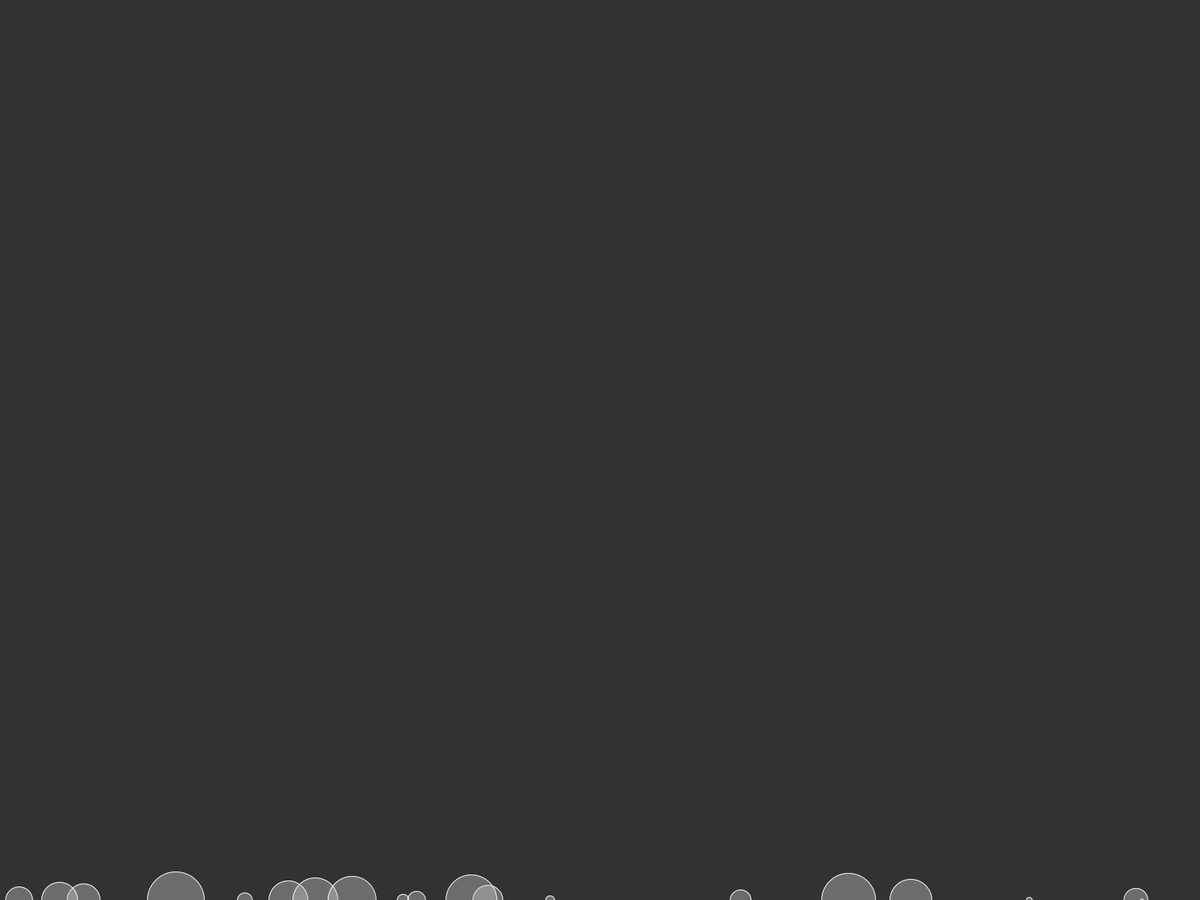
Frame 1 (no input)
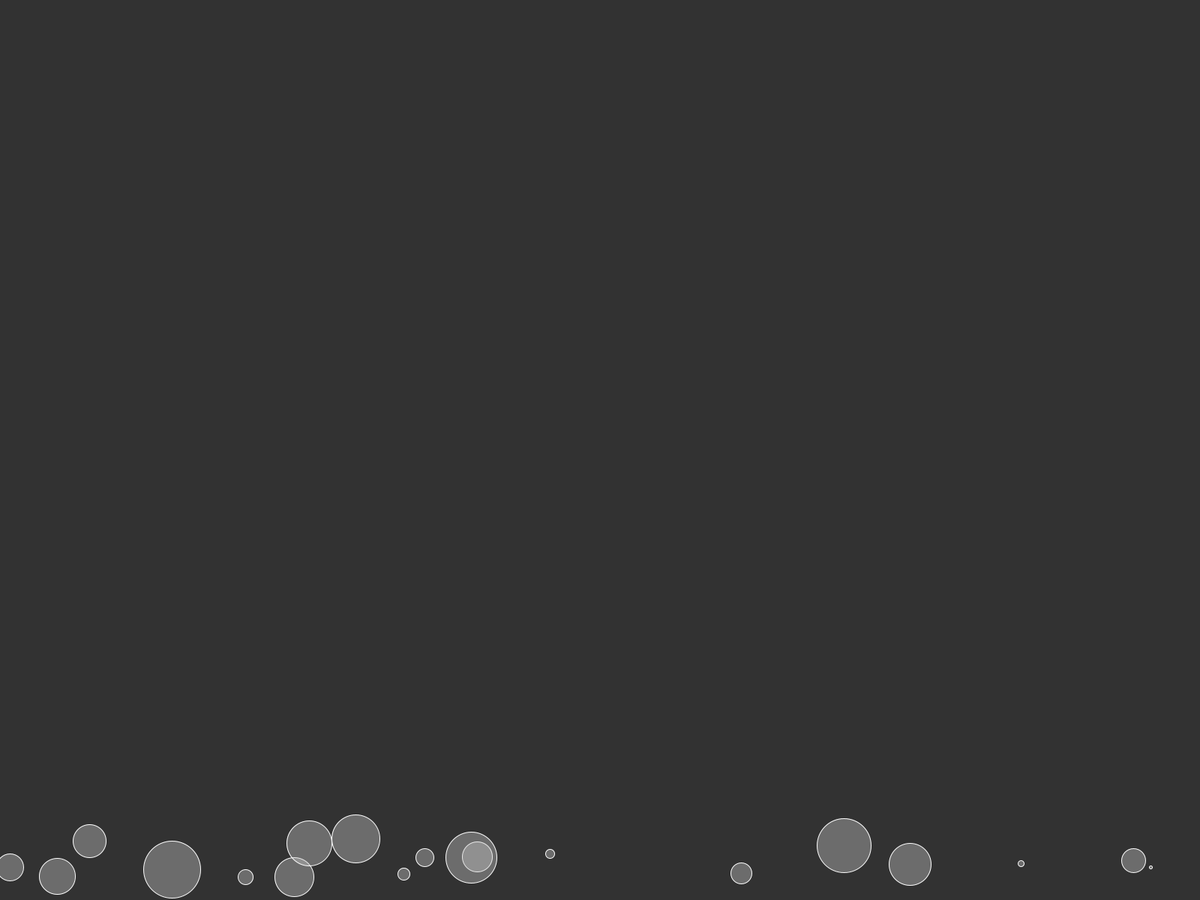
Frame 60 (the mouse pressed at the canvas centre just before this capture)
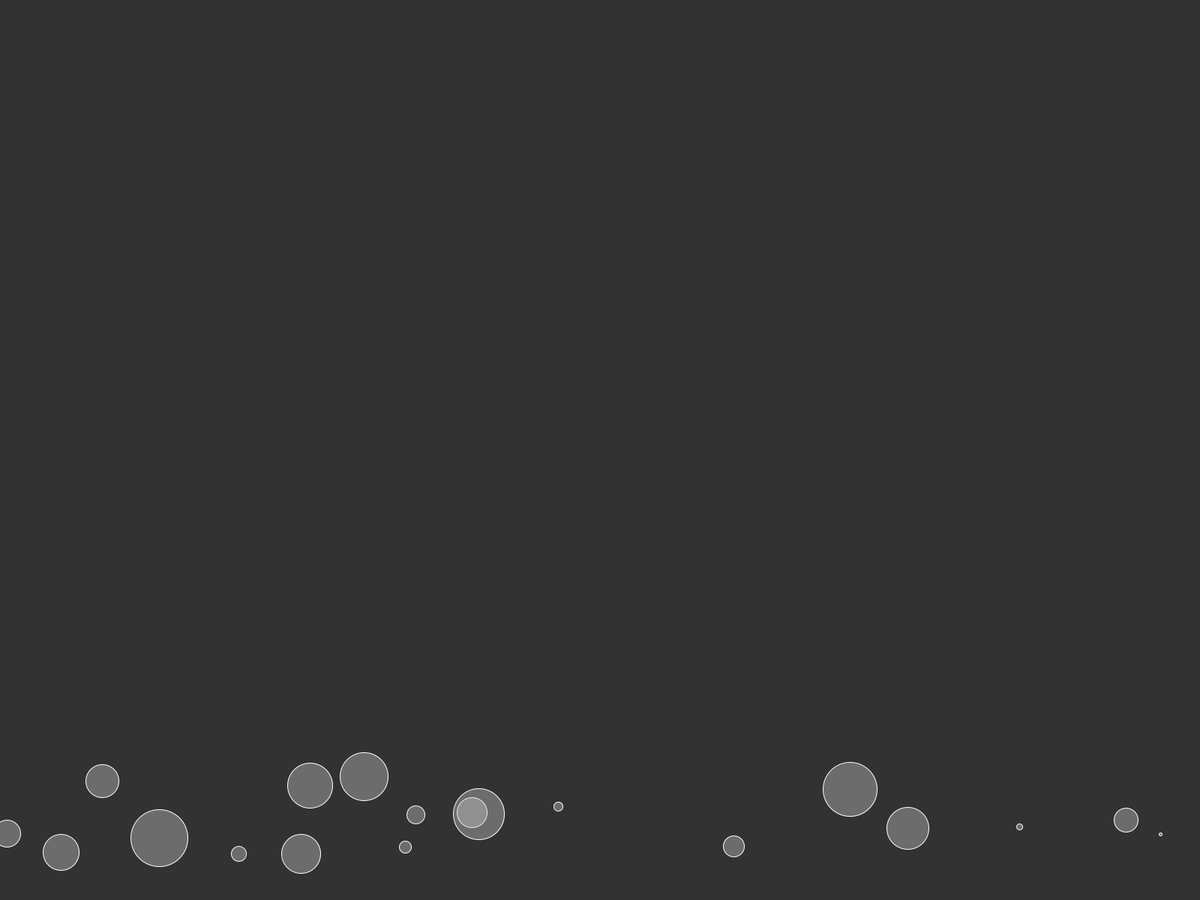
Frame 120 (the mouse held since frame 60 and released just before this capture)

The Processing sketch that drew these frames (run headless with seeded random() and noise(); from frame 60 on, the mouse is pressed at the canvas centre):

// Processing sketch: many_bubbles
// ── many_bubbles.pde
bubble[] Bubbles = new bubble[20];
void setup(){
  fullScreen();
  for(int i = 0 ; i <Bubbles.length ; i++){
  Bubbles[i]= new bubble(i * 4);
  }
 
}
void draw(){
  background(50);
  for(int i = 0 ; i < Bubbles.length ; i++){
  Bubbles[i].display();
  Bubbles[i].ascend();
  Bubbles[i].top();
}
}

// ── bubble.pde
class bubble{
 float x ;
 float y ;
 float yspeed;
 float dim;
  bubble(float tempd){
     x = random(width);
    y = height;
    yspeed = random(0.5,1.5);
    dim = tempd;
  }
  void display(){
    stroke(255);
    fill(200,100);
    ellipse(x,y,dim,dim);
  }
  void ascend(){
   y = y - yspeed;
   x = x + random(-2,2);
  }
  void top(){
    if(y<32){
      y = 32;
    }
  }
}
    
   
